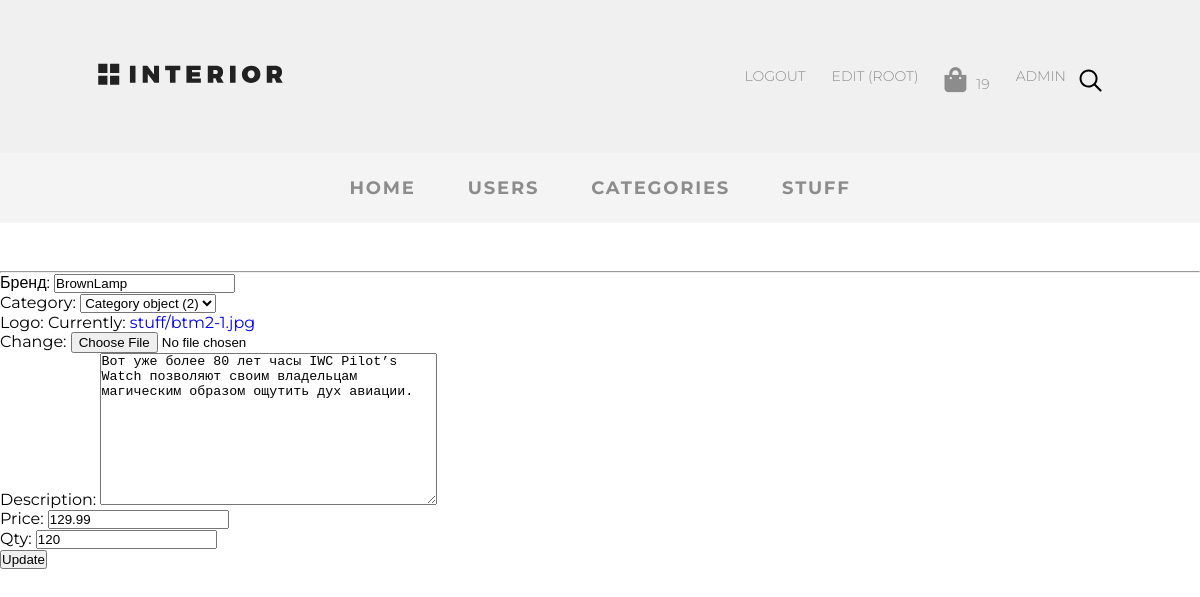
The page /adminapp/products/update/2 (signed in) on the database its author committed.
### authapp/models.py (models this page shows, shortened)
class CustomUser(AbstractUser):
    age = models.PositiveIntegerField(verbose_name='возраст', default=18)
    ava = models.ImageField(upload_to='avatars', verbose_name='аватар',)
    email = models.EmailField(verbose_name='email', blank='True')
    activation_key = models.CharField(max_length=128, blank=True)
    activation_key_expired = models.DateTimeField(default=(now() + timedelta(hours=48)))

### basketapp/models.py (models this page shows, shortened)
class Basket(models.Model):
    _price: float
    _total_qty: int
    _total_price: float
    objects = BasketQuerySet.as_manager()
    user = models.ForeignKey(settings.AUTH_USER_MODEL, on_delete=models.CASCADE, related_name='basket')
    product = models.ForeignKey(Stuff, on_delete=models.CASCADE)
    quantity = models.PositiveIntegerField(verbose_name='Quantity', default=0)
    add_datetime = models.DateTimeField(verbose_name='data', auto_now_add=True)
    @cached_property
    def get_items_cached(self):
        return self.user.basket.select_related()
    @property
    def total_qty(self):
        items = self.get_items_cached
        return sum([x.quantity for x in items])

### mainapp/models.py (models this page shows)
class Stuff(models.Model):
    name = models.CharField(verbose_name='Бренд', max_length=30)
    category = models.ForeignKey(Category, on_delete=models.CASCADE)
    img = models.ImageField(upload_to='stuff', verbose_name='logo')
    description = models.TextField(verbose_name='Description',blank=True)
    price = models.DecimalField(verbose_name='price',max_digits=10, decimal_places=2)
    quantity = models.PositiveIntegerField(verbose_name='qty', default=120)

### adminapp/controllers/products.py (the view, shortened to what this page needs)
# urls.py: path('products/update/<int:pk>', StuffUpdateView.as_view(), name='products_update'),
class StuffUpdateView(UpdateView):
    model = Stuff
    template_name = 'adminapp/products/update.html'
    fields = '__all__'
    success_url = reverse_lazy('adminapp:products')
    def get_context_data(self, **kwargs):
        parent_context = super(StuffUpdateView, self).get_context_data(**kwargs)
        return parent_context

### mainapp/context_processors.py (called while the page is built)
def basket(request:HttpRequest):
    basket = []
    if request.user.is_authenticated:
        basket = Basket.objects.filter(user=request.user)
    return {
        'basket':basket
    }

### adminapp/templates/adminapp/products/update.html (shortened to what this page needs)
{% extends 'adminapp/base.html' %}
{% block content %}
<hr>
    {{form.as_p}}
    <p>
        <input type="submit" value="Update">
    </p>
{% endblock %}

### adminapp/templates/adminapp/menu.html (shortened to what this page needs)
{% load static %}
<ul class="menu">
<li class="menu-list">
<a href="{% url 'home' %}"
class="menu-link">
</a>
</li>
    {% if user.is_authenticated %}
    <li class="menu-list">
        <a href="{% url 'auth:logout' %}" class="menu-link">
            Logout
        </a>
    </li>
    <li class="menu-list">
        <a href="{% url 'auth:edit' %}" class="menu-link">
            Edit ({{user.username}})
        </a>
    </li>
    <li class="menu-list"><a href="{%url 'basket:index'%}" class="menu-link"><i class="fas fa-shopping-bag"></i>{{basket.0.total_qty}}</li></a>
    <li class="menu-list">
        <a href="{% url 'adminapp:products' %}" class="menu-link">
            ADMIN
        </a>
    </li>
    {% else %}
    <li class="menu-list"><a href="{% url 'auth:login' %}" class="menu-link">
        Login
    </a></li>
    {% endif %}
    <li class="menu-list search"><img src="{% static 'img/search.svg' %}" alt="search"></li>
                </ul>

### static/style.css (style rules this page uses)
* { margin: 0; padding: 0; }
body { font-family: 'Montserrat', sans-serif; }
a { text-decoration: none; }
.menu { display: flex; margin-top: 57px; margin-bottom: 50px; }
.menu-list { list-style-type: none; }
.menu-link { color: #8c8c8c; font-size: 14px; font-weight: 300; text-transform: uppercase; display: block; padding: 10px 13px; }
.search { display: flex; align-items: center; }
.fa-shopping-bag { font-size:25px; margin-right:10px; }

### rows shown on the page
CustomUser: username "ROOT"
Basket: user+quantity "19"
Stuff: name "BrownLamp", category "Category object (2)", description "Вот уже более 80 лет часы IWC Pilot’s Watch позволяют своим владельцам магическим образом ощутить дух авиации.", price "129.99", quantity "120"
